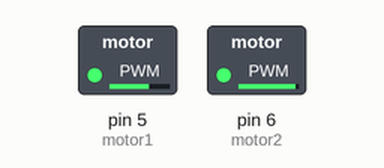
The sketch below on a simulated Arduino Uno, built with avr-gcc and run on an emulated ATmega328P. Shown: switched loads named in the sketch (green lamp = pin HIGH). Random numbers use the default seed unless the sketch sets one.

Above: at 0.15 s.
At 8.8 s:
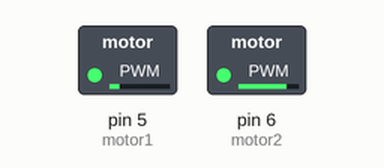
At 17.9 s:
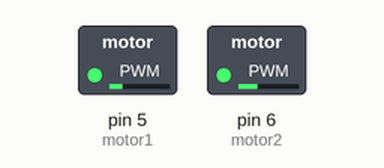
At 38.8 s:
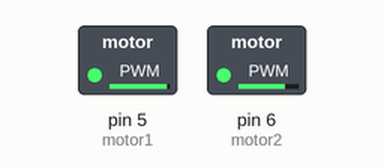
Timing chart, 0 to 40.0 s (numbered marks = the images above):
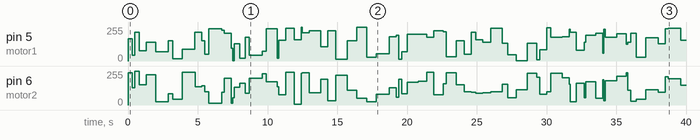

Measured:
- by itself, pin 5 (motor1): 0/255 → 167/255 at 0.00 s, → 42/255 0.30 s later, → 216/255 0.20 s later, → 77/255 0.30 s later, … (81 changes in this stretch)
- by itself, pin 6 (motor2): 0/255 → 241/255 at 0.00 s, → 130/255 0.30 s later, → 254/255 0.20 s later, → 152/255 0.30 s later, … (81 changes in this stretch)

The sketch:

simple.ino
```cpp
int motor1 = 5;
int motor2 = 6;

void setup() {
 pinMode(motor1, OUTPUT);
 pinMode(motor2, OUTPUT);
 }

void loop() {

    analogWrite(motor1, random(256));
    analogWrite(motor2, random(256));
    int timer=random(10);
    delay(timer*100);

  }
```
